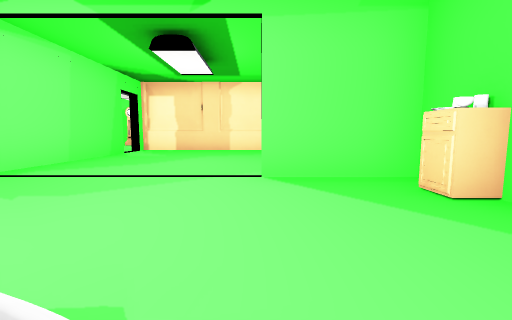
[1] (above)

13 first-person views from a walk through a level from a Godot 3-D game. The camera is 1.2 m above the floor, tilts 6° down and sees 90° across. The floor is counted in squares, 2 m on a side. Each view is taken from the middle of a square. On the plan, view 1 faces up. The plan holds only what a view shows up to about 9 squares ahead; the rest is blank. Surface patterns are stand-ins for the level's own textures.

[2]
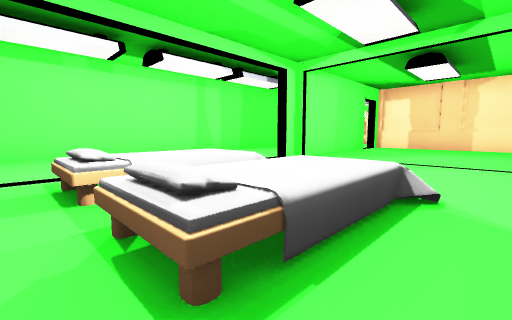

[3]
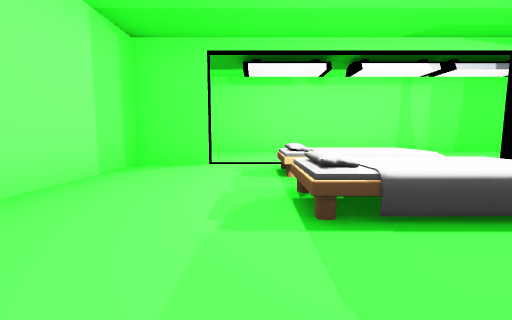

[4]
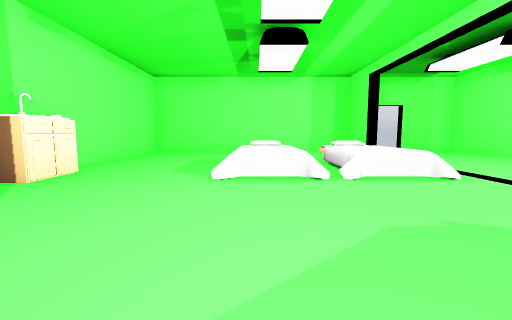

[5]
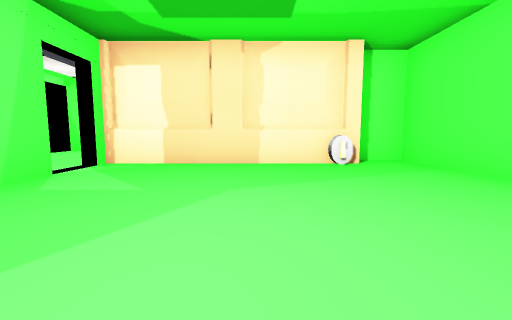

[6]
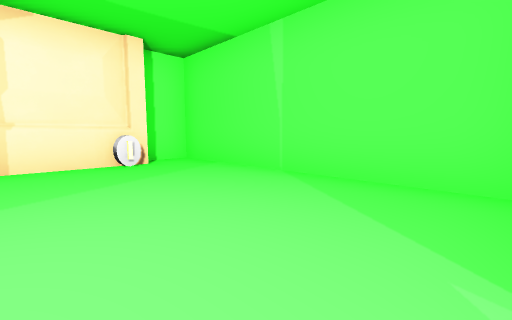

[7]
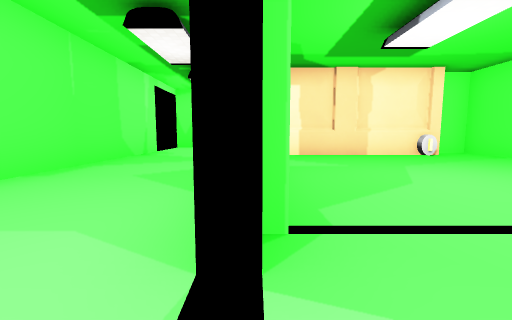

[8]
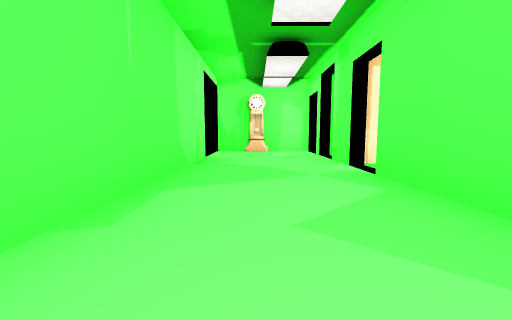

[9]
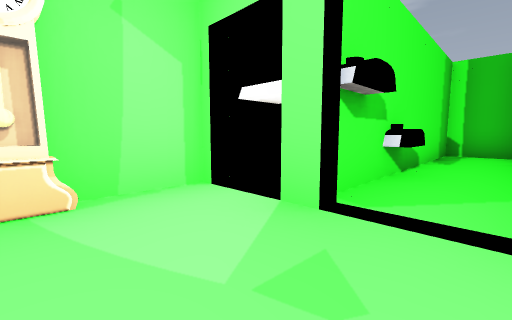

[10]
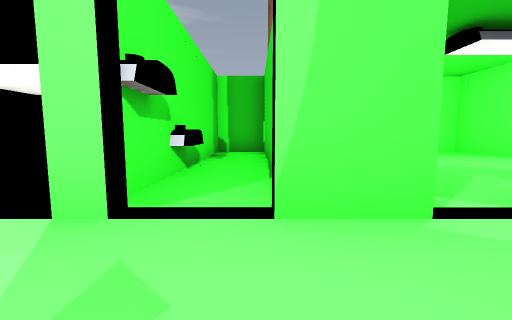

[11]
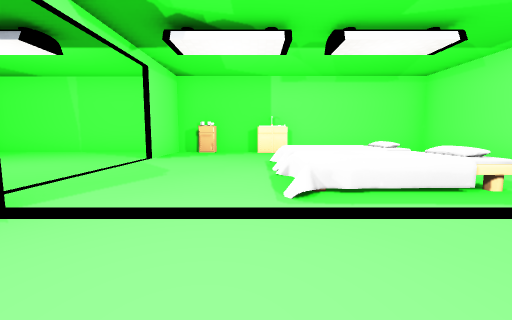

[12]
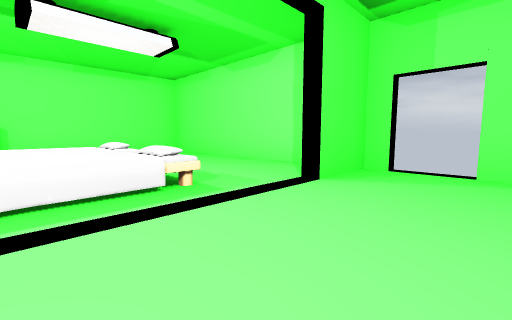

[13]
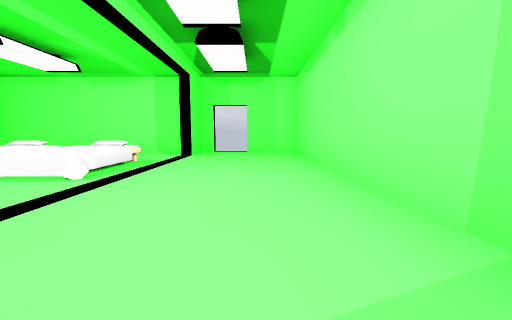

### Floor plan
Points are (right, up) in squares from view 1. A wall is a line through its corners. A room is listed if a view was taken in it or the views show most of it. See-through windows are left out.
Room 1 (views 1, 2, 3, 4, 5, 6, 7, 8, 11, 12, 13)
walls: (-4, 3.5) (-4, 3); (0.4, 3.6) (2.2, 3.6) (2.2, 11.2); (-4.3, 5.6) (-4.3, 7.8); (2.2, 3.5) (0, 3.5); (-4, -2.9) (-4, -4.3) (2.2, -4.3) (2.2, -0.4); (-4, 7.8) (-4, 3.8); (-4.8, -4.3) (-4.3, -4.3) (-4.3, -2.9); (-4.3, 8.8) (-4.3, 9.9); (0.5, 9) (-4, 9); (2.2, 9.6) (1.2, 9.6); (-7.3, 9.5) (-7.3, -4.3) (-5.6, -4.3)
low walls: (-1.7, -0.5) (-1.7, 0.5) (-0.6, 0.5) (-0.6, -0.6); (-3.5, -0.5) (-3.5, 0.5) (-2.4, 0.5) (-2.4, -0.6)
ways out: opening at (-5.5, 9) to room 2; gap at (-6, -5)
objects: pillow (-3, -1); pillow (-1, -1); other object (1, 9); cup (2, 2)
Room 2 (views 9, 10)
walls: (-7.3, 10.5) (-7.3, 9.5); (-4.3, 11) (-4.3, 11.5); (-4.2, 12.7) (-7.4, 12.7); (-2.9, 12.5) (-4.1, 12.5)
ways out: opening at (-5.5, 9) to room 1; opening at (-4, 10) to room 3; opening at (-7.5, 11.5)
objects: clock (-6, 12)
Room 3 (no view inside)
walls: (-1.9, 9.7) (2.2, 9.7); (2.2, 11.2) (-4, 11.2)
ways out: opening at (-4, 10) to room 2

Where each view was taken, in squares from view 1:
view 1: 0 up, 0 right, facing up
view 2: 2 down, 0 right, facing up-left
view 3: 2 down, 1 right, facing left
view 4: 4 up, 1 left, facing down
view 5: 4 up, 1 left, facing up
view 6: 4 up, 1 left, facing up-right
view 7: 2 up, 4 left, facing up
view 8: 4 up, 6 left, facing up
view 9: 10 up, 6 left, facing up-right
view 10: 10 up, 6 left, facing right
view 11: 1 up, 6 left, facing right
view 12: 0 up, 6 left, facing down-right
view 13: 4 up, 6 left, facing down
